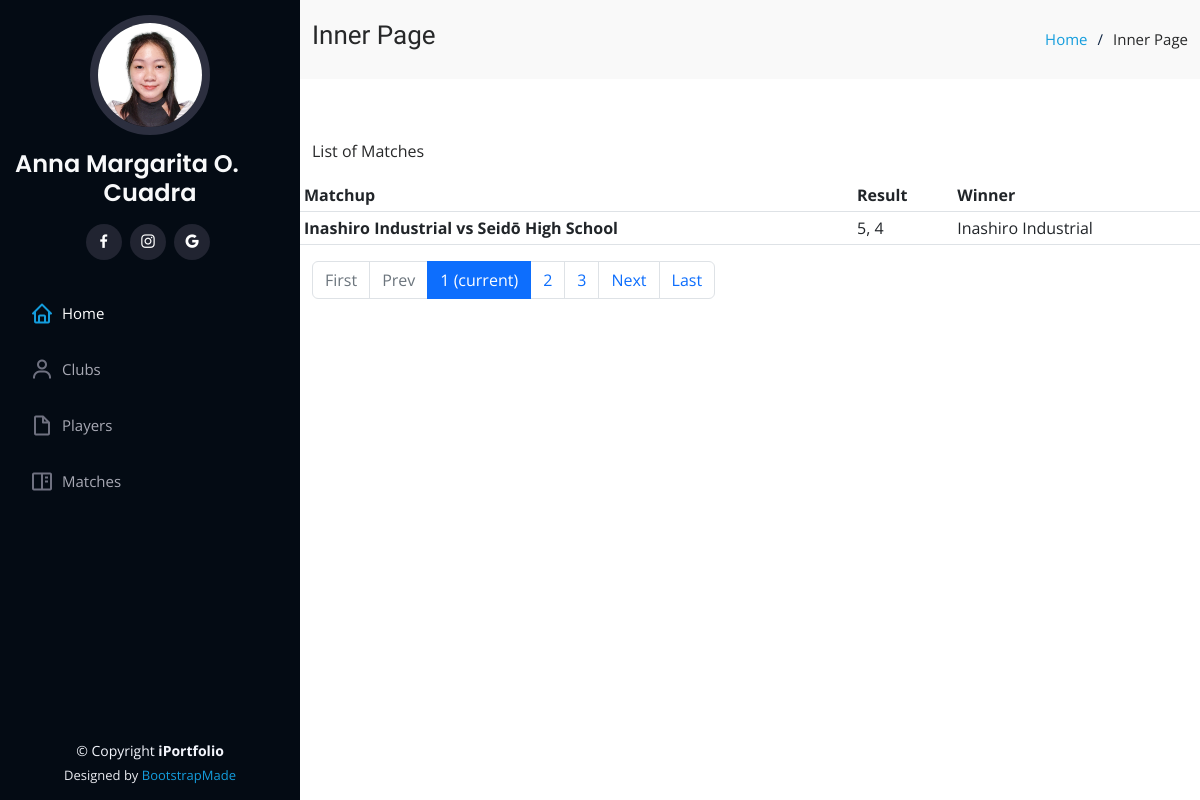
The app's page /match/ with its own data.
### baseball/models.py (models this page shows, shortened)
class BaseModel (models.Model):
    created_at = models.DateTimeField(
        auto_now_add=True, db_index=True
    )
    updated_at = models.DateTimeField(auto_now=True)
    class Meta:
        abstract = True

class Match(BaseModel):
    team1 = models.ForeignKey(Club, on_delete=models.CASCADE, related_name = "Team1")
    team2 = models.ForeignKey(Club, on_delete=models.CASCADE, related_name = "Team2")
    score_t1 = models.IntegerField()
    score_t2 = models.IntegerField()
    winner = models.ForeignKey(Club, on_delete=models.CASCADE, related_name = "Winner")
    game_date = models.DateField(default=timezone.now, blank=True, verbose_name="Date of Issuance")

class Club(BaseModel):
    name = models.CharField(max_length=100)
    coach = models.ForeignKey(Person, on_delete=models.CASCADE)
    description = models.TextField(null=True, blank=True)
    dorm_latitude = models.DecimalField(max_digits=22, decimal_places=16, null=True, blank=True)
    dorm_longitude = models.DecimalField(max_digits=22, decimal_places=16, null=True, blank=True)
    team_pic = models.ImageField(default="defaultimg.png", null=True, blank=True, verbose_name="Team Image")

### baseball/views.py (the view)
# urls.py: path('match/',views.MatchView.as_view(), name='match'),
class MatchView(ListView):
    model = Match
    context_object_name = 'match'
    template_name = "match.html"
    paginate_by = 1
    def get_context_data(self, **kwargs):
        context = super().get_context_data(**kwargs)
        context['header_text'] = 'List of Matches'
        return context
    def get_queryset(self, *args, **kwargs):
        qs = super(MatchView, self).get_queryset(*args, **kwargs)
        return qs

### landingpage/templates/match.html
{% extends 'base.html' %}
{% load static %}
{% block content %}
<div class="container">
    <p>
      {{ header_text }}
    </p>
    <div class="row">
        <table class="table table-sm">
            <thead>
              <tr>
                <th scope="col">Matchup </th>
                <th scope="col">Result</th>
                <th scope="col">Winner</th>
              </tr>
            </thead>
            <tbody>
                {% for object in object_list %}
              <tr>
                <th scope="row">{{ object.team1.name }} vs {{ object.team2.name }}</th>
                <td>{{ object.score_t1 }}, {{ object.score_t2 }}</td>
                <td>{{ object.winner.name }}</td>
              </tr>
              {% endfor %}
            </tbody>
          </table>
          {% include 'includes/pagination.html' %}
    </div>
  </div>
{% endblock content %}

### static/css/style.css (style rules this page uses)
body { font-family: "Open Sans", sans-serif; color: #272829; }

### records on screen
Match: team1.name "Inashiro Industrial", team2.name "Seidō High School", score_t1 "5", score_t2 "4", winner.name "Inashiro Industrial"

### other values on screen
{{ header_text }} "List of Matches"
{{ page_num }} "1"
{{ page_num }} "2" "3"
